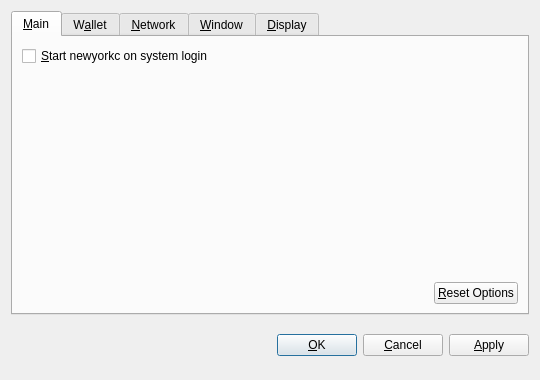
<?xml version="1.0" encoding="UTF-8"?>
<ui version="4.0">
 <class>OptionsDialog</class>
 <widget class="QDialog" name="OptionsDialog">
  <property name="geometry">
   <rect>
    <x>0</x>
    <y>0</y>
    <width>540</width>
    <height>380</height>
   </rect>
  </property>
  <property name="windowTitle">
   <string>Options</string>
  </property>
  <property name="modal">
   <bool>true</bool>
  </property>
  <layout class="QVBoxLayout" name="verticalLayout">
   <item>
    <widget class="QTabWidget" name="tabWidget">
     <property name="tabPosition">
      <enum>QTabWidget::North</enum>
     </property>
     <property name="currentIndex">
      <number>0</number>
     </property>
     <widget class="QWidget" name="tabMain">
      <attribute name="title">
       <string>&amp;Main</string>
      </attribute>
      <layout class="QVBoxLayout" name="verticalLayout_Main">
       <item>
        <widget class="QCheckBox" name="bitcoinAtStartup">
         <property name="toolTip">
          <string>Automatically start newyorkc after logging in to the system.</string>
         </property>
         <property name="text">
          <string>&amp;Start newyorkc on system login</string>
         </property>
        </widget>
       </item>
       <item>
        <spacer name="verticalSpacer_Main">
         <property name="orientation">
          <enum>Qt::Vertical</enum>
         </property>
         <property name="sizeHint" stdset="0">
          <size>
           <width>20</width>
           <height>40</height>
          </size>
         </property>
        </spacer>
       </item>
       <item>
        <layout class="QHBoxLayout" name="horizontalLayout_2_Main">
         <item>
          <spacer name="horizontalSpacer_2_Main">
           <property name="orientation">
            <enum>Qt::Horizontal</enum>
           </property>
           <property name="sizeHint" stdset="0">
            <size>
             <width>40</width>
             <height>20</height>
            </size>
           </property>
          </spacer>
         </item>
         <item>
          <widget class="QPushButton" name="resetButton">
           <property name="toolTip">
            <string>Reset all client options to default.</string>
           </property>
           <property name="text">
            <string>&amp;Reset Options</string>
           </property>
           <property name="autoDefault">
            <bool>false</bool>
           </property>
          </widget>
         </item>
        </layout>
       </item>
      </layout>
     </widget>
     <widget class="QWidget" name="tabWallet">
      <attribute name="title">
       <string>W&amp;allet</string>
      </attribute>
      <layout class="QVBoxLayout" name="verticalLayout_Network">
       <item>
        <widget class="QLabel" name="transactionFeeInfoLabel">
         <property name="text">
          <string>Optional transaction fee per kB that helps make sure your transactions are processed quickly. Most transactions are 1 kB.</string>
         </property>
         <property name="textFormat">
          <enum>Qt::PlainText</enum>
         </property>
         <property name="wordWrap">
          <bool>true</bool>
         </property>
        </widget>
       </item>
       <item>
        <layout class="QHBoxLayout" name="horizontalLayout_1_Main">
         <item>
          <widget class="QLabel" name="transactionFeeLabel">
           <property name="text">
            <string>Pay transaction &amp;fee</string>
           </property>
           <property name="textFormat">
            <enum>Qt::PlainText</enum>
           </property>
           <property name="buddy">
            <cstring>transactionFee</cstring>
           </property>
          </widget>
         </item>
         <item>
          <widget class="BitcoinAmountField" name="transactionFee"/>
         </item>
         <item>
          <spacer name="horizontalSpacer_1_Main">
           <property name="orientation">
            <enum>Qt::Horizontal</enum>
           </property>
           <property name="sizeHint" stdset="0">
            <size>
             <width>40</width>
             <height>20</height>
            </size>
           </property>
          </spacer>
         </item>
        </layout>
       </item>
       <item>
        <widget class="QLabel" name="label">
         <property name="text">
          <string>If you disable the spending of unconfirmed change, the change from a transaction cannot be used until that transaction has at least one confirmation. This also affects how your balance is computed.</string>
         </property>
         <property name="wordWrap">
          <bool>true</bool>
         </property>
        </widget>
       </item>
       <item>
        <widget class="QCheckBox" name="spendZeroConfChange">
         <property name="text">
          <string>Spend unconfirmed change  (experts only)</string>
         </property>
        </widget>
       </item>
       <item>
        <spacer name="verticalSpacer">
         <property name="orientation">
          <enum>Qt::Vertical</enum>
         </property>
         <property name="sizeHint" stdset="0">
          <size>
           <width>20</width>
           <height>40</height>
          </size>
         </property>
        </spacer>
       </item>
      </layout>
     </widget>
     <widget class="QWidget" name="tabNetwork">
      <attribute name="title">
       <string>&amp;Network</string>
      </attribute>
      <layout class="QVBoxLayout" name="verticalLayout_Network">
       <item>
        <widget class="QCheckBox" name="mapPortUpnp">
         <property name="toolTip">
          <string>Automatically open the newyorkc client port on the router. This only works when your router supports UPnP and it is enabled.</string>
         </property>
         <property name="text">
          <string>Map port using &amp;UPnP</string>
         </property>
        </widget>
       </item>
       <item>
        <widget class="QCheckBox" name="connectSocks">
         <property name="toolTip">
          <string>Connect to the newyorkc network through a SOCKS proxy (e.g. when connecting through Tor).</string>
         </property>
         <property name="text">
          <string>&amp;Connect through SOCKS proxy:</string>
         </property>
        </widget>
       </item>
       <item>
        <layout class="QHBoxLayout" name="horizontalLayout_Network">
         <item>
          <widget class="QLabel" name="proxyIpLabel">
           <property name="text">
            <string>Proxy &amp;IP:</string>
           </property>
           <property name="textFormat">
            <enum>Qt::PlainText</enum>
           </property>
           <property name="buddy">
            <cstring>proxyIp</cstring>
           </property>
          </widget>
         </item>
         <item>
          <widget class="QValidatedLineEdit" name="proxyIp">
           <property name="maximumSize">
            <size>
             <width>140</width>
             <height>16777215</height>
            </size>
           </property>
           <property name="toolTip">
            <string>IP address of the proxy (e.g. 127.0.0.1)</string>
           </property>
          </widget>
         </item>
         <item>
          <widget class="QLabel" name="proxyPortLabel">
           <property name="text">
            <string>&amp;Port:</string>
           </property>
           <property name="textFormat">
            <enum>Qt::PlainText</enum>
           </property>
           <property name="buddy">
            <cstring>proxyPort</cstring>
           </property>
          </widget>
         </item>
         <item>
          <widget class="QLineEdit" name="proxyPort">
           <property name="maximumSize">
            <size>
             <width>55</width>
             <height>16777215</height>
            </size>
           </property>
           <property name="toolTip">
            <string>Port of the proxy (e.g. 9050)</string>
           </property>
          </widget>
         </item>
         <item>
          <widget class="QLabel" name="socksVersionLabel">
           <property name="text">
            <string>SOCKS &amp;Version:</string>
           </property>
           <property name="textFormat">
            <enum>Qt::PlainText</enum>
           </property>
           <property name="buddy">
            <cstring>socksVersion</cstring>
           </property>
          </widget>
         </item>
         <item>
          <widget class="QValueComboBox" name="socksVersion">
           <property name="toolTip">
            <string>SOCKS version of the proxy (e.g. 5)</string>
           </property>
          </widget>
         </item>
         <item>
          <spacer name="horizontalSpacer_Network">
           <property name="orientation">
            <enum>Qt::Horizontal</enum>
           </property>
           <property name="sizeHint" stdset="0">
            <size>
             <width>40</width>
             <height>20</height>
            </size>
           </property>
          </spacer>
         </item>
        </layout>
       </item>
       <item>
        <spacer name="verticalSpacer_Network">
         <property name="orientation">
          <enum>Qt::Vertical</enum>
         </property>
         <property name="sizeHint" stdset="0">
          <size>
           <width>20</width>
           <height>40</height>
          </size>
         </property>
        </spacer>
       </item>
      </layout>
     </widget>
     <widget class="QWidget" name="tabWindow">
      <attribute name="title">
       <string>&amp;Window</string>
      </attribute>
      <layout class="QVBoxLayout" name="verticalLayout_Window">
       <item>
        <widget class="QCheckBox" name="minimizeToTray">
         <property name="toolTip">
          <string>Show only a tray icon after minimizing the window.</string>
         </property>
         <property name="text">
          <string>&amp;Minimize to the tray instead of the taskbar</string>
         </property>
        </widget>
       </item>
       <item>
        <widget class="QCheckBox" name="minimizeOnClose">
         <property name="toolTip">
          <string>Minimize instead of exit the application when the window is closed. When this option is enabled, the application will be closed only after selecting Quit in the menu.</string>
         </property>
         <property name="text">
          <string>M&amp;inimize on close</string>
         </property>
        </widget>
       </item>
       <item>
        <spacer name="verticalSpacer_Window">
         <property name="orientation">
          <enum>Qt::Vertical</enum>
         </property>
         <property name="sizeHint" stdset="0">
          <size>
           <width>20</width>
           <height>40</height>
          </size>
         </property>
        </spacer>
       </item>
      </layout>
     </widget>
     <widget class="QWidget" name="tabDisplay">
      <attribute name="title">
       <string>&amp;Display</string>
      </attribute>
      <layout class="QVBoxLayout" name="verticalLayout_Display">
       <item>
        <layout class="QHBoxLayout" name="horizontalLayout_1_Display">
         <item>
          <widget class="QLabel" name="langLabel">
           <property name="text">
            <string>User Interface &amp;language:</string>
           </property>
           <property name="textFormat">
            <enum>Qt::PlainText</enum>
           </property>
           <property name="buddy">
            <cstring>lang</cstring>
           </property>
          </widget>
         </item>
         <item>
          <widget class="QValueComboBox" name="lang">
           <property name="toolTip">
            <string>The user interface language can be set here. This setting will take effect after restarting newyorkc.</string>
           </property>
          </widget>
         </item>
        </layout>
       </item>
       <item>
        <layout class="QHBoxLayout" name="horizontalLayout_2_Display">
         <item>
          <widget class="QLabel" name="unitLabel">
           <property name="text">
            <string>&amp;Unit to show amounts in:</string>
           </property>
           <property name="textFormat">
            <enum>Qt::PlainText</enum>
           </property>
           <property name="buddy">
            <cstring>unit</cstring>
           </property>
          </widget>
         </item>
         <item>
          <widget class="QValueComboBox" name="unit">
           <property name="toolTip">
            <string>Choose the default subdivision unit to show in the interface and when sending coins.</string>
           </property>
          </widget>
         </item>
        </layout>
       </item>
       <item>
        <widget class="QCheckBox" name="displayAddresses">
         <property name="toolTip">
          <string>Whether to show newyorkc addresses in the transaction list or not.</string>
         </property>
         <property name="text">
          <string>&amp;Display addresses in transaction list</string>
         </property>
        </widget>
       </item>
       <item>
        <widget class="QCheckBox" name="coinControlFeatures">
         <property name="toolTip">
          <string>Whether to show coin control features or not.</string>
         </property>
         <property name="text">
          <string>Display coin &amp;control features (experts only!)</string>
         </property>
        </widget>
       </item>
       <item>
        <spacer name="verticalSpacer_Display">
         <property name="orientation">
          <enum>Qt::Vertical</enum>
         </property>
         <property name="sizeHint" stdset="0">
          <size>
           <width>20</width>
           <height>40</height>
          </size>
         </property>
        </spacer>
       </item>
      </layout>
     </widget>
    </widget>
   </item>
   <item>
    <layout class="QHBoxLayout" name="horizontalLayout_Buttons">
     <item>
      <spacer name="horizontalSpacer_1">
       <property name="orientation">
        <enum>Qt::Horizontal</enum>
       </property>
       <property name="sizeHint" stdset="0">
        <size>
         <width>40</width>
         <height>48</height>
        </size>
       </property>
      </spacer>
     </item>
     <item>
      <widget class="QLabel" name="statusLabel">
       <property name="font">
        <font>
         <weight>75</weight>
         <bold>true</bold>
        </font>
       </property>
       <property name="text">
        <string/>
       </property>
       <property name="textFormat">
        <enum>Qt::PlainText</enum>
       </property>
       <property name="wordWrap">
        <bool>true</bool>
       </property>
      </widget>
     </item>
     <item>
      <spacer name="horizontalSpacer_2">
       <property name="orientation">
        <enum>Qt::Horizontal</enum>
       </property>
       <property name="sizeHint" stdset="0">
        <size>
         <width>40</width>
         <height>48</height>
        </size>
       </property>
      </spacer>
     </item>
     <item>
      <widget class="QPushButton" name="okButton">
       <property name="text">
        <string>&amp;OK</string>
       </property>
      </widget>
     </item>
     <item>
      <widget class="QPushButton" name="cancelButton">
       <property name="text">
        <string>&amp;Cancel</string>
       </property>
       <property name="autoDefault">
        <bool>false</bool>
       </property>
      </widget>
     </item>
     <item>
      <widget class="QPushButton" name="applyButton">
       <property name="text">
        <string>&amp;Apply</string>
       </property>
       <property name="autoDefault">
        <bool>false</bool>
       </property>
      </widget>
     </item>
    </layout>
   </item>
  </layout>
 </widget>
 <customwidgets>
  <customwidget>
   <class>BitcoinAmountField</class>
   <extends>QSpinBox</extends>
   <header>bitcoinamountfield.h</header>
  </customwidget>
  <customwidget>
   <class>QValueComboBox</class>
   <extends>QComboBox</extends>
   <header>qvaluecombobox.h</header>
  </customwidget>
  <customwidget>
   <class>QValidatedLineEdit</class>
   <extends>QLineEdit</extends>
   <header>qvalidatedlineedit.h</header>
  </customwidget>
 </customwidgets>
 <resources/>
 <connections/>
</ui>
